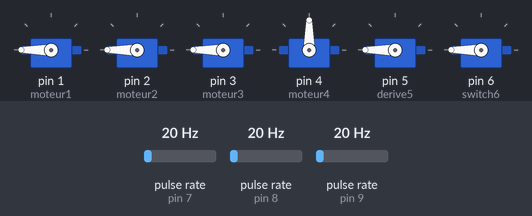
Bench run of a sketch on a simulated Arduino Uno, built with avr-gcc and run on an emulated ATmega328P. Shown: 6 × servo. Wiring (inferred from the names in the program): 3 × pulse sensor: data pin 7 / data pin 8 / data pin 9. The inputs (shaded band) are chosen by the test bench; at power-on: pulse rate (sensors on pin 7, pin 8, pin 9) 20 Hz.

Above: at 1.3 s.
1.4 s: pulse rate (sensor on pin 7) set to 4 Hz
At 2.6 s:
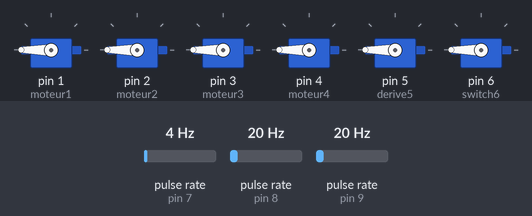
3.4 s: pulse rate (sensor on pin 8) set to 50 Hz
At 4.6 s:
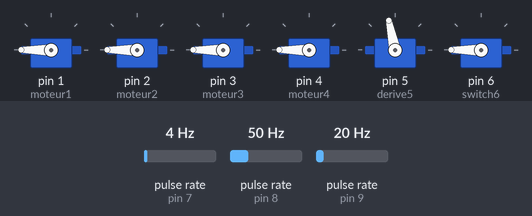
5.1 s: pulse rate (sensor on pin 9) set to 50 Hz
At 6.3 s:
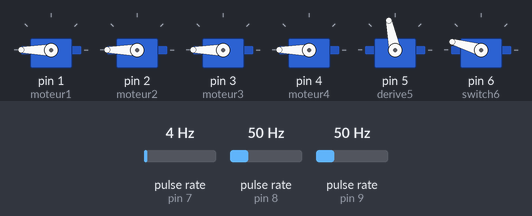
6.6 s: pulse rate (sensor on pin 7) set to 52 Hz
At 8.6 s:
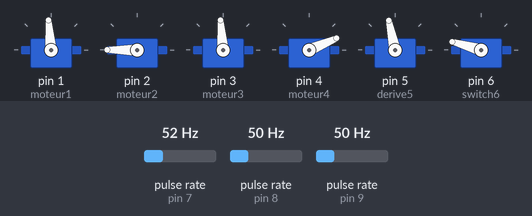
9.5 s: pulse rate (sensor on pin 9) set to 100 Hz
At 11.5 s:
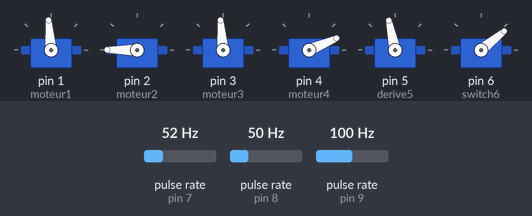
12.5 s: pulse rate (sensor on pin 9) set to 196 Hz
At 12.9 s:
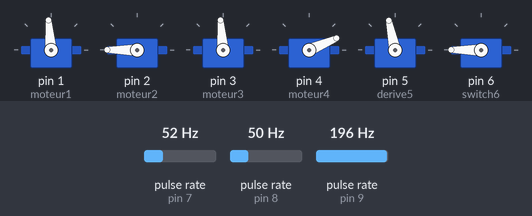
Timing chart, 0 to 16.5 s (numbered marks = the images above; inputs shaded):
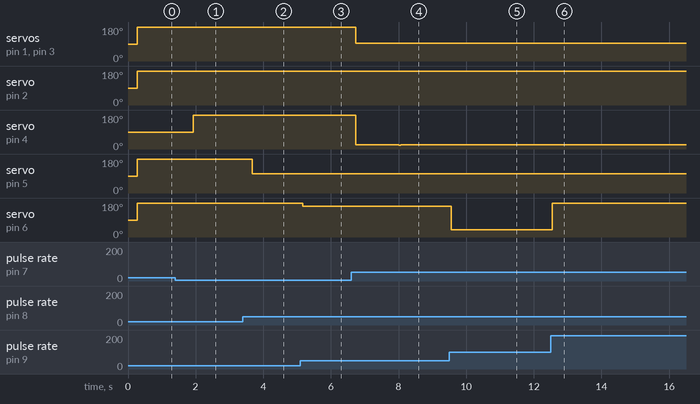

The sketch:

1stcrash.ino
```cpp
#include <Servo.h>

Servo moteur1;
Servo moteur2;
Servo moteur3;
Servo moteur4;
Servo derive5;
Servo switch6;
double moteur = 0;
double m1=0;
double m2=0;
double m3=0;
double m4=0;
double derive = 0;
double PB=0;

void setup() {

  /*
  Serial.begin(115200);
  Serial.println("Prêt à recevoir des données");
  */
  moteur1.attach(1);  // attaches the servo on pin 1 to the moteur1 object avant gauche
  moteur2.attach(2);  // attaches the servo on pin 2 to the moteur2 object aile gauche
  moteur3.attach(3);  // attaches the servo on pin 3 to the moteur3 object avant droit
  moteur4.attach(4);  // attaches the servo on pin 4 to the moteur4 object aile droite
  derive5.attach(5);  // attaches the servo on pin 5 to the servo object derive
  switch6.attach(6);  // attaches the servo on pin 6 to the servo object derive

  pinMode(7 , INPUT);// attaches the servo on pin 7
  pinMode(8,INPUT);// attaches the servo on pin 8
  pinMode(9,INPUT); // attaches the servo on pin 9
  delay (100);

}

void loop() {

  moteur=pulseIn(7,HIGH);
  moteur=((moteur-983)/1019)*180;

  derive=pulseIn(8,HIGH);
  derive=((derive-1498)/1019)*180;

  PB=pulseIn(9,HIGH);
  PB=((PB-1300)/702)*180;

  m1=moteur;
  m2=moteur;
  m3=moteur;
  m4=moteur;


  if(PB>50)
  {
  m1=moteur;
  m2=moteur+derive;
  m3=moteur;
  m4=moteur-derive;

  if (m2<0){
    m2=0;
  }

  if (m2>180){
    m2=180;
  }

  if (m4<0){
    m4=0;
  }

  if (m4>180){
    m4=180;
  }

  }

  moteur1.write(m1);
  moteur2.write(m2);
  moteur3.write(m3);
  moteur4.write(m4);
  derive5.write(90+derive);
  switch6.write(PB);
/*
  Serial.print("m2 = ");
  Serial.print(m2);
  Serial.print(",");
  Serial.print("m1 = ");
  Serial.print(m1);
  Serial.print(",");
  Serial.print("m3 = ");
  Serial.print(m3);
  Serial.print(",");
  Serial.print("m4 = ");
  Serial.print(m4);
  Serial.print(",");

  Serial.print("derive = ");
  Serial.print(derive);
  Serial.print(",");

  Serial.print("PB = ");
  Serial.print(PB);

  Serial.print("\n");
  */
}
```

Measured:
- after the input at 1.4 s, servo on pin 4 (moteur4): 90° → 180° after 0.53 s
- after the input at 3.4 s, servo on pin 5 (derive5): 180° → 102° after 0.28 s
- after the input at 5.1 s, servo on pin 6 (switch6): 180° → 164° after 0.06 s
- after the input at 6.6 s, servo on pin 1 (moteur1), servo on pin 3 (moteur3): 180° → 95° after 0.14 s; servo on pin 4 (moteur4): 180° → 23° after 0.14 s
- after the input at 9.5 s, servo on pin 4 (moteur4): goes 22° 0.06 s, 23° 1.4 s, 22° 0.06 s, 23° 0.44 s, 22° 0.06 s, then 23°, starting after 0.88 s; servo on pin 6 (switch6): 164° → 39° after 0.06 s
- after the input at 12.5 s, servo on pin 4 (moteur4): alternates 23° for 0.46 s and 22° for 0.04 s, starting after 0.56 s; servo on pin 6 (switch6): 39° → 180° at once
